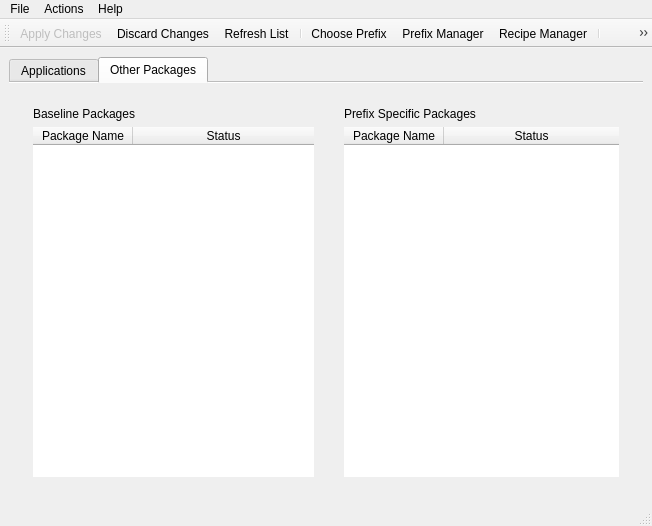
<?xml version="1.0" encoding="UTF-8"?>
<ui version="4.0">
 <class>MainWindow</class>
 <widget class="QMainWindow" name="MainWindow">
  <property name="geometry">
   <rect>
    <x>0</x>
    <y>0</y>
    <width>652</width>
    <height>526</height>
   </rect>
  </property>
  <property name="sizePolicy">
   <sizepolicy hsizetype="Expanding" vsizetype="Expanding">
    <horstretch>0</horstretch>
    <verstretch>0</verstretch>
   </sizepolicy>
  </property>
  <property name="windowTitle">
   <string>MainWindow</string>
  </property>
  <widget class="QWidget" name="centralwidget">
   <layout class="QVBoxLayout" name="verticalLayout">
    <item>
     <widget class="QTabWidget" name="tabWidget">
      <property name="tabPosition">
       <enum>QTabWidget::North</enum>
      </property>
      <property name="tabShape">
       <enum>QTabWidget::Rounded</enum>
      </property>
      <property name="currentIndex">
       <number>1</number>
      </property>
      <property name="elideMode">
       <enum>Qt::ElideNone</enum>
      </property>
      <property name="usesScrollButtons">
       <bool>false</bool>
      </property>
      <property name="documentMode">
       <bool>true</bool>
      </property>
      <property name="movable">
       <bool>false</bool>
      </property>
      <property name="tabBarAutoHide">
       <bool>false</bool>
      </property>
      <widget class="QWidget" name="tab_3">
       <attribute name="title">
        <string>Applications</string>
       </attribute>
       <layout class="QVBoxLayout" name="verticalLayout_2">
        <item>
         <widget class="QTableWidget" name="tableWidget">
          <property name="frameShape">
           <enum>QFrame::NoFrame</enum>
          </property>
          <property name="selectionBehavior">
           <enum>QAbstractItemView::SelectRows</enum>
          </property>
          <property name="showGrid">
           <bool>false</bool>
          </property>
          <property name="gridStyle">
           <enum>Qt::NoPen</enum>
          </property>
          <attribute name="horizontalHeaderStretchLastSection">
           <bool>true</bool>
          </attribute>
          <attribute name="verticalHeaderVisible">
           <bool>false</bool>
          </attribute>
          <column>
           <property name="text">
            <string>Package Name</string>
           </property>
          </column>
          <column>
           <property name="text">
            <string>Category</string>
           </property>
          </column>
          <column>
           <property name="text">
            <string>Status</string>
           </property>
          </column>
          <column>
           <property name="text">
            <string>Description</string>
           </property>
          </column>
         </widget>
        </item>
       </layout>
      </widget>
      <widget class="QWidget" name="tab_5">
       <attribute name="title">
        <string>Other Packages</string>
       </attribute>
       <layout class="QHBoxLayout" name="horizontalLayout">
        <item>
         <widget class="QWidget" name="widget" native="true">
          <layout class="QVBoxLayout" name="verticalLayout_4" stretch="0,0">
           <property name="leftMargin">
            <number>15</number>
           </property>
           <property name="topMargin">
            <number>15</number>
           </property>
           <item>
            <widget class="QLabel" name="label">
             <property name="text">
              <string>Baseline Packages</string>
             </property>
            </widget>
           </item>
           <item>
            <widget class="QTableWidget" name="tableWidget_3">
             <property name="frameShape">
              <enum>QFrame::NoFrame</enum>
             </property>
             <property name="alternatingRowColors">
              <bool>true</bool>
             </property>
             <property name="selectionBehavior">
              <enum>QAbstractItemView::SelectRows</enum>
             </property>
             <property name="showGrid">
              <bool>false</bool>
             </property>
             <property name="gridStyle">
              <enum>Qt::NoPen</enum>
             </property>
             <attribute name="horizontalHeaderStretchLastSection">
              <bool>true</bool>
             </attribute>
             <attribute name="verticalHeaderVisible">
              <bool>false</bool>
             </attribute>
             <attribute name="verticalHeaderStretchLastSection">
              <bool>false</bool>
             </attribute>
             <column>
              <property name="text">
               <string>Package Name</string>
              </property>
              <property name="textAlignment">
               <set>AlignCenter</set>
              </property>
             </column>
             <column>
              <property name="text">
               <string>Status</string>
              </property>
              <property name="textAlignment">
               <set>AlignCenter</set>
              </property>
             </column>
            </widget>
           </item>
          </layout>
         </widget>
        </item>
        <item>
         <widget class="QWidget" name="widget_2" native="true">
          <layout class="QVBoxLayout" name="verticalLayout_3">
           <property name="leftMargin">
            <number>15</number>
           </property>
           <property name="topMargin">
            <number>15</number>
           </property>
           <property name="rightMargin">
            <number>15</number>
           </property>
           <item>
            <widget class="QLabel" name="label_2">
             <property name="text">
              <string>Prefix Specific Packages</string>
             </property>
            </widget>
           </item>
           <item>
            <widget class="QTableWidget" name="tableWidget_2">
             <property name="frameShape">
              <enum>QFrame::NoFrame</enum>
             </property>
             <property name="lineWidth">
              <number>1</number>
             </property>
             <property name="midLineWidth">
              <number>0</number>
             </property>
             <property name="dragEnabled">
              <bool>false</bool>
             </property>
             <property name="alternatingRowColors">
              <bool>true</bool>
             </property>
             <property name="selectionBehavior">
              <enum>QAbstractItemView::SelectRows</enum>
             </property>
             <property name="showGrid">
              <bool>false</bool>
             </property>
             <property name="gridStyle">
              <enum>Qt::NoPen</enum>
             </property>
             <attribute name="horizontalHeaderStretchLastSection">
              <bool>true</bool>
             </attribute>
             <attribute name="verticalHeaderVisible">
              <bool>false</bool>
             </attribute>
             <attribute name="verticalHeaderStretchLastSection">
              <bool>false</bool>
             </attribute>
             <column>
              <property name="text">
               <string>Package Name</string>
              </property>
              <property name="textAlignment">
               <set>AlignCenter</set>
              </property>
             </column>
             <column>
              <property name="text">
               <string>Status</string>
              </property>
              <property name="textAlignment">
               <set>AlignCenter</set>
              </property>
             </column>
            </widget>
           </item>
          </layout>
         </widget>
        </item>
       </layout>
      </widget>
     </widget>
    </item>
   </layout>
  </widget>
  <widget class="QMenuBar" name="menubar">
   <property name="geometry">
    <rect>
     <x>0</x>
     <y>0</y>
     <width>652</width>
     <height>25</height>
    </rect>
   </property>
   <widget class="QMenu" name="menuFile">
    <property name="title">
     <string>File</string>
    </property>
    <addaction name="action_Prefix_Manager"/>
    <addaction name="action_Recipe_Manager"/>
    <addaction name="action_Add_Recipe"/>
    <addaction name="separator"/>
    <addaction name="action_RunningConfig"/>
   </widget>
   <widget class="QMenu" name="menuActions">
    <property name="title">
     <string>Actions</string>
    </property>
    <addaction name="separator"/>
    <addaction name="separator"/>
    <addaction name="action_Apply"/>
    <addaction name="action_Discard_Changes"/>
    <addaction name="action_Refresh"/>
    <addaction name="separator"/>
    <addaction name="action_Search"/>
    <addaction name="action_Choose_Prefix"/>
   </widget>
   <widget class="QMenu" name="menuHelp">
    <property name="title">
     <string>Help</string>
    </property>
    <addaction name="action_About_PyBOMBS"/>
    <addaction name="action_About_GNU_Radio"/>
    <addaction name="separator"/>
    <addaction name="action_About_CGRAN"/>
    <addaction name="separator"/>
   </widget>
   <addaction name="menuFile"/>
   <addaction name="menuActions"/>
   <addaction name="menuHelp"/>
  </widget>
  <widget class="QStatusBar" name="statusbar"/>
  <widget class="QToolBar" name="toolBar">
   <property name="enabled">
    <bool>true</bool>
   </property>
   <property name="windowTitle">
    <string>toolBar</string>
   </property>
   <property name="styleSheet">
    <string notr="true"/>
   </property>
   <attribute name="toolBarArea">
    <enum>TopToolBarArea</enum>
   </attribute>
   <attribute name="toolBarBreak">
    <bool>false</bool>
   </attribute>
   <addaction name="action_Apply"/>
   <addaction name="action_Discard_Changes"/>
   <addaction name="action_Refresh"/>
   <addaction name="separator"/>
   <addaction name="action_Choose_Prefix"/>
   <addaction name="action_Prefix_Manager"/>
   <addaction name="action_Recipe_Manager"/>
   <addaction name="separator"/>
   <addaction name="action_Search"/>
   <addaction name="separator"/>
  </widget>
  <action name="action_About_GNU_Radio">
   <property name="text">
    <string>&amp;About GNU Radio</string>
   </property>
  </action>
  <action name="action_About_CGRAN">
   <property name="text">
    <string>&amp;About CGRAN</string>
   </property>
  </action>
  <action name="action_Apply">
   <property name="enabled">
    <bool>false</bool>
   </property>
   <property name="text">
    <string>&amp;Apply Changes</string>
   </property>
   <property name="font">
    <font/>
   </property>
   <property name="iconVisibleInMenu">
    <bool>false</bool>
   </property>
  </action>
  <action name="action_Refresh">
   <property name="text">
    <string>&amp;Refresh List</string>
   </property>
   <property name="iconVisibleInMenu">
    <bool>false</bool>
   </property>
  </action>
  <action name="action_Search">
   <property name="text">
    <string>&amp;Search</string>
   </property>
   <property name="shortcut">
    <string>Ctrl+F</string>
   </property>
   <property name="iconVisibleInMenu">
    <bool>false</bool>
   </property>
  </action>
  <action name="action_Preferences">
   <property name="text">
    <string>&amp;Prefix Manager</string>
   </property>
   <property name="iconVisibleInMenu">
    <bool>false</bool>
   </property>
  </action>
  <action name="action_RunningConfig">
   <property name="text">
    <string>&amp;Running Config</string>
   </property>
  </action>
  <action name="action_About_PyBOMBS">
   <property name="text">
    <string>&amp;About PyBOMBS</string>
   </property>
  </action>
  <action name="action_Discard_Changes">
   <property name="text">
    <string>&amp;Discard Changes</string>
   </property>
  </action>
  <action name="action_Recipe_Manager">
   <property name="text">
    <string>&amp;Recipe Manager</string>
   </property>
  </action>
  <action name="action_Prefix_Manager">
   <property name="text">
    <string>&amp;Prefix Manager</string>
   </property>
  </action>
  <action name="action_Add_Recipe">
   <property name="text">
    <string>&amp;Add Recipe</string>
   </property>
  </action>
  <action name="action_Choose_Prefix">
   <property name="text">
    <string>&amp;Choose Prefix</string>
   </property>
  </action>
 </widget>
 <resources>
  <include location="../myicons.qrc"/>
 </resources>
 <connections/>
</ui>
